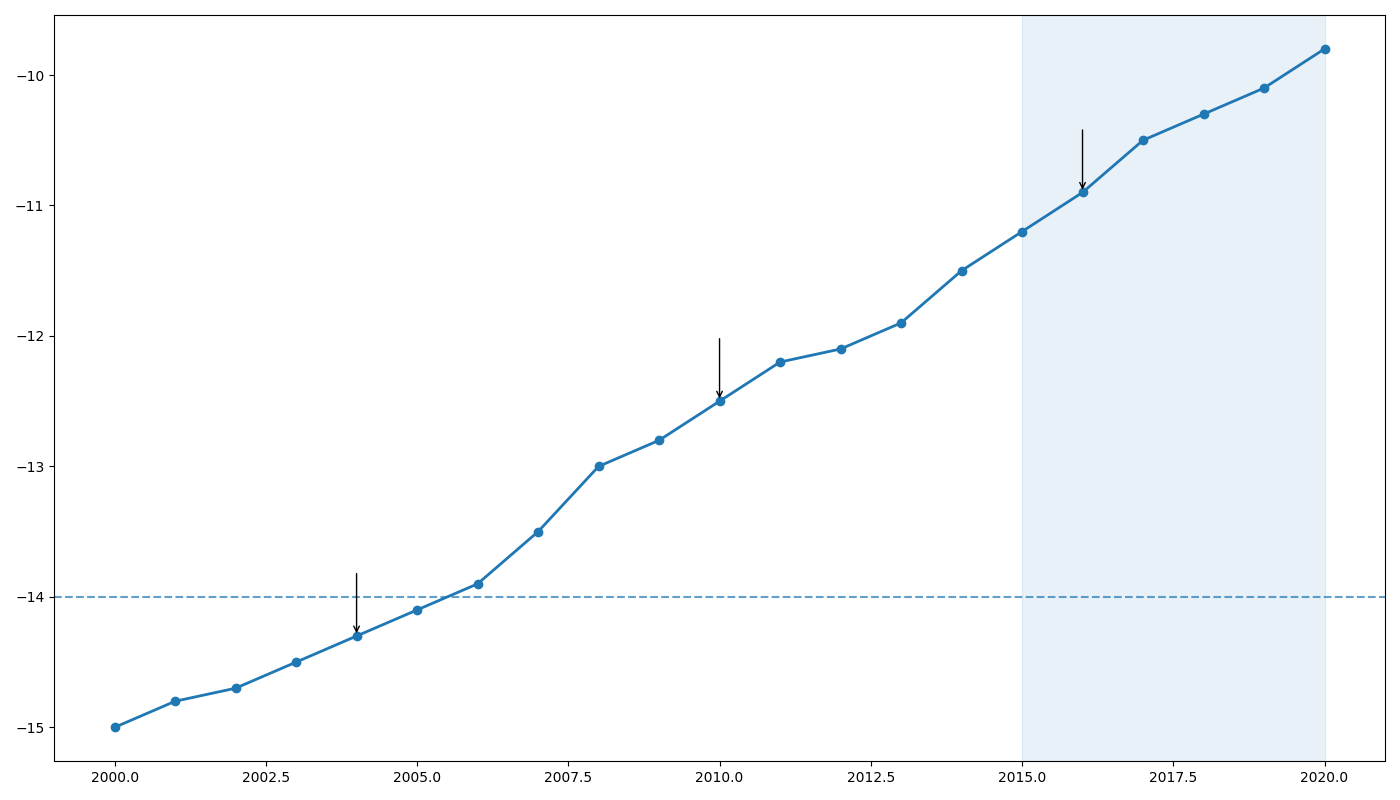

Write the Python code that produced this figure.
import matplotlib.pyplot as plt
import numpy as np

# Data Construction
years = np.arange(2000, 2021)
avg_temp_greenland = np.array([-15, -14.8, -14.7, -14.5, -14.3, -14.1, -13.9, -13.5, 
                               -13.0, -12.8, -12.5, -12.2, -12.1, -11.9, -11.5, -11.2, 
                               -10.9, -10.5, -10.3, -10.1, -9.8])

# Creating the Plot
plt.figure(figsize=(14, 8))

# Line Plot
plt.plot(years, avg_temp_greenland, color='#1f77b4', linestyle='-', linewidth=2, marker='o')

# Consistent color for highlighting
plt.axhline(y=-14, color='#1f77b4', linestyle='--', alpha=0.7)
plt.axvspan(2015, 2020, color='#1f77b4', alpha=0.1)

for notable_year in [2004, 2010, 2016]:
    plt.annotate('', xy=(notable_year, avg_temp_greenland[notable_year - 2000]), 
                 xytext=(notable_year, avg_temp_greenland[notable_year - 2000] + 0.5),
                 arrowprops=dict(facecolor='#1f77b4', arrowstyle='->'))

# Adjust Layout
plt.tight_layout()

# Display the Plot
plt.show()
